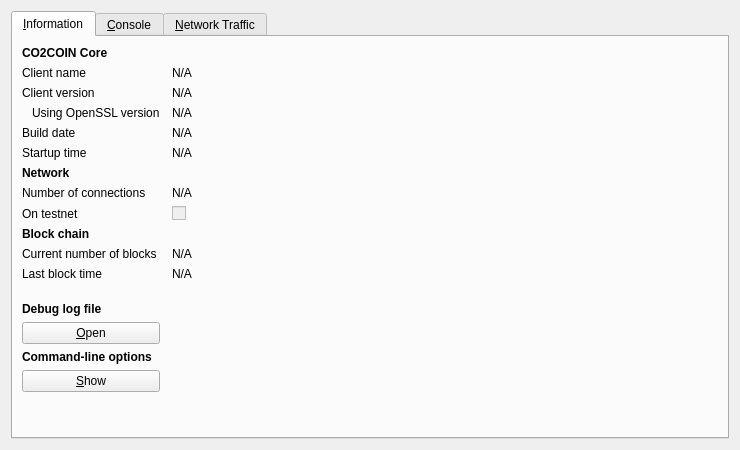
<?xml version="1.0" encoding="UTF-8"?>
<ui version="4.0">
 <class>RPCConsole</class>
 <widget class="QDialog" name="RPCConsole">
  <property name="geometry">
   <rect>
    <x>0</x>
    <y>0</y>
    <width>740</width>
    <height>450</height>
   </rect>
  </property>
  <property name="windowTitle">
   <string>CO2COIN - Debug window</string>
  </property>
  <layout class="QVBoxLayout" name="verticalLayout_2">
   <item>
    <widget class="QTabWidget" name="tabWidget">
     <property name="currentIndex">
      <number>0</number>
     </property>
     <widget class="QWidget" name="tab_info">
      <attribute name="title">
       <string>&amp;Information</string>
      </attribute>
      <layout class="QGridLayout" name="gridLayout" columnstretch="0,1">
       <property name="horizontalSpacing">
        <number>12</number>
       </property>
       <item row="0" column="0">
        <widget class="QLabel" name="label_9">
         <property name="font">
          <font>
           <weight>75</weight>
           <bold>true</bold>
          </font>
         </property>
         <property name="text">
          <string>CO2COIN Core</string>
         </property>
        </widget>
       </item>
       <item row="1" column="0">
        <widget class="QLabel" name="label_5">
         <property name="text">
          <string>Client name</string>
         </property>
        </widget>
       </item>
       <item row="1" column="1">
        <widget class="QLabel" name="clientName">
         <property name="cursor">
          <cursorShape>IBeamCursor</cursorShape>
         </property>
         <property name="text">
          <string>N/A</string>
         </property>
         <property name="textFormat">
          <enum>Qt::PlainText</enum>
         </property>
         <property name="textInteractionFlags">
          <set>Qt::LinksAccessibleByMouse|Qt::TextSelectableByKeyboard|Qt::TextSelectableByMouse</set>
         </property>
        </widget>
       </item>
       <item row="2" column="0">
        <widget class="QLabel" name="label_6">
         <property name="text">
          <string>Client version</string>
         </property>
        </widget>
       </item>
       <item row="2" column="1">
        <widget class="QLabel" name="clientVersion">
         <property name="cursor">
          <cursorShape>IBeamCursor</cursorShape>
         </property>
         <property name="text">
          <string>N/A</string>
         </property>
         <property name="textFormat">
          <enum>Qt::PlainText</enum>
         </property>
         <property name="textInteractionFlags">
          <set>Qt::LinksAccessibleByMouse|Qt::TextSelectableByKeyboard|Qt::TextSelectableByMouse</set>
         </property>
        </widget>
       </item>
       <item row="3" column="0">
        <widget class="QLabel" name="label_14">
         <property name="text">
          <string>Using OpenSSL version</string>
         </property>
         <property name="indent">
          <number>10</number>
         </property>
        </widget>
       </item>
       <item row="3" column="1">
        <widget class="QLabel" name="openSSLVersion">
         <property name="cursor">
          <cursorShape>IBeamCursor</cursorShape>
         </property>
         <property name="text">
          <string>N/A</string>
         </property>
         <property name="textFormat">
          <enum>Qt::PlainText</enum>
         </property>
         <property name="textInteractionFlags">
          <set>Qt::LinksAccessibleByMouse|Qt::TextSelectableByKeyboard|Qt::TextSelectableByMouse</set>
         </property>
        </widget>
       </item>
       <item row="4" column="0">
        <widget class="QLabel" name="label_12">
         <property name="text">
          <string>Build date</string>
         </property>
        </widget>
       </item>
       <item row="4" column="1">
        <widget class="QLabel" name="buildDate">
         <property name="cursor">
          <cursorShape>IBeamCursor</cursorShape>
         </property>
         <property name="text">
          <string>N/A</string>
         </property>
         <property name="textFormat">
          <enum>Qt::PlainText</enum>
         </property>
         <property name="textInteractionFlags">
          <set>Qt::LinksAccessibleByMouse|Qt::TextSelectableByKeyboard|Qt::TextSelectableByMouse</set>
         </property>
        </widget>
       </item>
       <item row="5" column="0">
        <widget class="QLabel" name="label_13">
         <property name="text">
          <string>Startup time</string>
         </property>
        </widget>
       </item>
       <item row="5" column="1">
        <widget class="QLabel" name="startupTime">
         <property name="cursor">
          <cursorShape>IBeamCursor</cursorShape>
         </property>
         <property name="text">
          <string>N/A</string>
         </property>
         <property name="textFormat">
          <enum>Qt::PlainText</enum>
         </property>
         <property name="textInteractionFlags">
          <set>Qt::LinksAccessibleByMouse|Qt::TextSelectableByKeyboard|Qt::TextSelectableByMouse</set>
         </property>
        </widget>
       </item>
       <item row="6" column="0">
        <widget class="QLabel" name="label_11">
         <property name="font">
          <font>
           <weight>75</weight>
           <bold>true</bold>
          </font>
         </property>
         <property name="text">
          <string>Network</string>
         </property>
        </widget>
       </item>
       <item row="7" column="0">
        <widget class="QLabel" name="label_7">
         <property name="text">
          <string>Number of connections</string>
         </property>
        </widget>
       </item>
       <item row="7" column="1">
        <widget class="QLabel" name="numberOfConnections">
         <property name="cursor">
          <cursorShape>IBeamCursor</cursorShape>
         </property>
         <property name="text">
          <string>N/A</string>
         </property>
         <property name="textFormat">
          <enum>Qt::PlainText</enum>
         </property>
         <property name="textInteractionFlags">
          <set>Qt::LinksAccessibleByMouse|Qt::TextSelectableByKeyboard|Qt::TextSelectableByMouse</set>
         </property>
        </widget>
       </item>
       <item row="8" column="0">
        <widget class="QLabel" name="label_8">
         <property name="text">
          <string>On testnet</string>
         </property>
        </widget>
       </item>
       <item row="8" column="1">
        <widget class="QCheckBox" name="isTestNet">
         <property name="enabled">
          <bool>false</bool>
         </property>
         <property name="text">
          <string/>
         </property>
        </widget>
       </item>
       <item row="9" column="0">
        <widget class="QLabel" name="label_10">
         <property name="font">
          <font>
           <weight>75</weight>
           <bold>true</bold>
          </font>
         </property>
         <property name="text">
          <string>Block chain</string>
         </property>
        </widget>
       </item>
       <item row="10" column="0">
        <widget class="QLabel" name="label_3">
         <property name="text">
          <string>Current number of blocks</string>
         </property>
        </widget>
       </item>
       <item row="10" column="1">
        <widget class="QLabel" name="numberOfBlocks">
         <property name="cursor">
          <cursorShape>IBeamCursor</cursorShape>
         </property>
         <property name="text">
          <string>N/A</string>
         </property>
         <property name="textFormat">
          <enum>Qt::PlainText</enum>
         </property>
         <property name="textInteractionFlags">
          <set>Qt::LinksAccessibleByMouse|Qt::TextSelectableByKeyboard|Qt::TextSelectableByMouse</set>
         </property>
        </widget>
       </item>
       <item row="11" column="0">
        <widget class="QLabel" name="label_2">
         <property name="text">
          <string>Last block time</string>
         </property>
        </widget>
       </item>
       <item row="11" column="1">
        <widget class="QLabel" name="lastBlockTime">
         <property name="cursor">
          <cursorShape>IBeamCursor</cursorShape>
         </property>
         <property name="text">
          <string>N/A</string>
         </property>
         <property name="textFormat">
          <enum>Qt::PlainText</enum>
         </property>
         <property name="textInteractionFlags">
          <set>Qt::LinksAccessibleByMouse|Qt::TextSelectableByKeyboard|Qt::TextSelectableByMouse</set>
         </property>
        </widget>
       </item>
       <item row="12" column="0">
        <spacer name="verticalSpacer_2">
         <property name="orientation">
          <enum>Qt::Vertical</enum>
         </property>
         <property name="sizeHint" stdset="0">
          <size>
           <width>20</width>
           <height>20</height>
          </size>
         </property>
        </spacer>
       </item>
       <item row="13" column="0">
        <widget class="QLabel" name="labelDebugLogfile">
         <property name="font">
          <font>
           <weight>75</weight>
           <bold>true</bold>
          </font>
         </property>
         <property name="text">
          <string>Debug log file</string>
         </property>
        </widget>
       </item>
       <item row="14" column="0">
        <widget class="QPushButton" name="openDebugLogfileButton">
         <property name="toolTip">
          <string>Open the CO2COIN debug log file from the current data directory. This can take a few seconds for large log files.</string>
         </property>
         <property name="text">
          <string>&amp;Open</string>
         </property>
         <property name="autoDefault">
          <bool>false</bool>
         </property>
        </widget>
       </item>
       <item row="15" column="0">
        <widget class="QLabel" name="labelCLOptions">
         <property name="font">
          <font>
           <weight>75</weight>
           <bold>true</bold>
          </font>
         </property>
         <property name="text">
          <string>Command-line options</string>
         </property>
        </widget>
       </item>
       <item row="16" column="0">
        <widget class="QPushButton" name="showCLOptionsButton">
         <property name="toolTip">
          <string>Show the CO2COIN-Qt help message to get a list with possible CO2COIN command-line options.</string>
         </property>
         <property name="text">
          <string>&amp;Show</string>
         </property>
         <property name="autoDefault">
          <bool>false</bool>
         </property>
        </widget>
       </item>
       <item row="17" column="0">
        <spacer name="verticalSpacer">
         <property name="orientation">
          <enum>Qt::Vertical</enum>
         </property>
         <property name="sizeHint" stdset="0">
          <size>
           <width>20</width>
           <height>40</height>
          </size>
         </property>
        </spacer>
       </item>
      </layout>
     </widget>
     <widget class="QWidget" name="tab_console">
      <attribute name="title">
       <string>&amp;Console</string>
      </attribute>
      <layout class="QVBoxLayout" name="verticalLayout_3">
       <property name="spacing">
        <number>3</number>
       </property>
       <item>
        <widget class="QTextEdit" name="messagesWidget">
         <property name="minimumSize">
          <size>
           <width>0</width>
           <height>100</height>
          </size>
         </property>
         <property name="readOnly">
          <bool>true</bool>
         </property>
         <property name="tabKeyNavigation" stdset="0">
          <bool>false</bool>
         </property>
         <property name="columnCount" stdset="0">
          <number>2</number>
         </property>
        </widget>
       </item>
       <item>
        <layout class="QHBoxLayout" name="horizontalLayout">
         <property name="spacing">
          <number>3</number>
         </property>
         <item>
          <widget class="QLabel" name="label">
           <property name="text">
            <string notr="true">&gt;</string>
           </property>
          </widget>
         </item>
         <item>
          <widget class="QLineEdit" name="lineEdit"/>
         </item>
         <item>
          <widget class="QPushButton" name="clearButton">
           <property name="maximumSize">
            <size>
             <width>24</width>
             <height>24</height>
            </size>
           </property>
           <property name="toolTip">
            <string>Clear console</string>
           </property>
           <property name="text">
            <string/>
           </property>
           <property name="icon">
            <iconset resource="../bitcoin.qrc">
             <normaloff>:/icons/remove</normaloff>:/icons/remove</iconset>
           </property>
           <property name="shortcut">
            <string notr="true">Ctrl+L</string>
           </property>
           <property name="autoDefault">
            <bool>false</bool>
           </property>
          </widget>
         </item>
        </layout>
       </item>
      </layout>
     </widget>
     <widget class="QWidget" name="tab">
      <attribute name="title">
       <string>&amp;Network Traffic</string>
      </attribute>
      <layout class="QHBoxLayout" name="horizontalLayout_3">
       <item>
        <layout class="QVBoxLayout" name="verticalLayout_4">
         <item>
          <widget class="TrafficGraphWidget" name="trafficGraph" native="true">
           <property name="sizePolicy">
            <sizepolicy hsizetype="Expanding" vsizetype="Expanding">
             <horstretch>0</horstretch>
             <verstretch>0</verstretch>
            </sizepolicy>
           </property>
          </widget>
         </item>
         <item>
          <layout class="QHBoxLayout" name="horizontalLayout_2">
           <item>
            <widget class="QSlider" name="sldGraphRange">
             <property name="minimum">
              <number>1</number>
             </property>
             <property name="maximum">
              <number>288</number>
             </property>
             <property name="pageStep">
              <number>12</number>
             </property>
             <property name="value">
              <number>6</number>
             </property>
             <property name="orientation">
              <enum>Qt::Horizontal</enum>
             </property>
            </widget>
           </item>
           <item>
            <widget class="QLabel" name="lblGraphRange">
             <property name="minimumSize">
              <size>
               <width>100</width>
               <height>0</height>
              </size>
             </property>
             <property name="alignment">
              <set>Qt::AlignCenter</set>
             </property>
            </widget>
           </item>
           <item>
            <widget class="QPushButton" name="btnClearTrafficGraph">
             <property name="text">
              <string>&amp;Clear</string>
             </property>
            </widget>
           </item>
          </layout>
         </item>
        </layout>
       </item>
       <item>
        <layout class="QVBoxLayout" name="verticalLayout">
         <item>
          <widget class="QGroupBox" name="groupBox">
           <property name="title">
            <string>Totals</string>
           </property>
           <layout class="QVBoxLayout" name="verticalLayout_5">
            <item>
             <layout class="QHBoxLayout" name="horizontalLayout_4">
              <item>
               <widget class="Line" name="line">
                <property name="sizePolicy">
                 <sizepolicy hsizetype="Fixed" vsizetype="Fixed">
                  <horstretch>0</horstretch>
                  <verstretch>0</verstretch>
                 </sizepolicy>
                </property>
                <property name="minimumSize">
                 <size>
                  <width>10</width>
                  <height>0</height>
                 </size>
                </property>
                <property name="palette">
                 <palette>
                  <active>
                   <colorrole role="Light">
                    <brush brushstyle="SolidPattern">
                     <color alpha="255">
                      <red>0</red>
                      <green>255</green>
                      <blue>0</blue>
                     </color>
                    </brush>
                   </colorrole>
                  </active>
                  <inactive>
                   <colorrole role="Light">
                    <brush brushstyle="SolidPattern">
                     <color alpha="255">
                      <red>0</red>
                      <green>255</green>
                      <blue>0</blue>
                     </color>
                    </brush>
                   </colorrole>
                  </inactive>
                  <disabled>
                   <colorrole role="Light">
                    <brush brushstyle="SolidPattern">
                     <color alpha="255">
                      <red>0</red>
                      <green>255</green>
                      <blue>0</blue>
                     </color>
                    </brush>
                   </colorrole>
                  </disabled>
                 </palette>
                </property>
                <property name="orientation">
                 <enum>Qt::Horizontal</enum>
                </property>
               </widget>
              </item>
              <item>
               <widget class="QLabel" name="label_16">
                <property name="text">
                 <string>In:</string>
                </property>
               </widget>
              </item>
              <item>
               <widget class="QLabel" name="lblBytesIn">
                <property name="minimumSize">
                 <size>
                  <width>50</width>
                  <height>0</height>
                 </size>
                </property>
                <property name="alignment">
                 <set>Qt::AlignRight|Qt::AlignTrailing|Qt::AlignVCenter</set>
                </property>
               </widget>
              </item>
             </layout>
            </item>
            <item>
             <layout class="QHBoxLayout" name="horizontalLayout_5">
              <item>
               <widget class="Line" name="line_2">
                <property name="sizePolicy">
                 <sizepolicy hsizetype="Fixed" vsizetype="Fixed">
                  <horstretch>0</horstretch>
                  <verstretch>0</verstretch>
                 </sizepolicy>
                </property>
                <property name="minimumSize">
                 <size>
                  <width>10</width>
                  <height>0</height>
                 </size>
                </property>
                <property name="palette">
                 <palette>
                  <active>
                   <colorrole role="Light">
                    <brush brushstyle="SolidPattern">
                     <color alpha="255">
                      <red>255</red>
                      <green>0</green>
                      <blue>0</blue>
                     </color>
                    </brush>
                   </colorrole>
                  </active>
                  <inactive>
                   <colorrole role="Light">
                    <brush brushstyle="SolidPattern">
                     <color alpha="255">
                      <red>255</red>
                      <green>0</green>
                      <blue>0</blue>
                     </color>
                    </brush>
                   </colorrole>
                  </inactive>
                  <disabled>
                   <colorrole role="Light">
                    <brush brushstyle="SolidPattern">
                     <color alpha="255">
                      <red>255</red>
                      <green>0</green>
                      <blue>0</blue>
                     </color>
                    </brush>
                   </colorrole>
                  </disabled>
                 </palette>
                </property>
                <property name="orientation">
                 <enum>Qt::Horizontal</enum>
                </property>
               </widget>
              </item>
              <item>
               <widget class="QLabel" name="label_17">
                <property name="text">
                 <string>Out:</string>
                </property>
               </widget>
              </item>
              <item>
               <widget class="QLabel" name="lblBytesOut">
                <property name="minimumSize">
                 <size>
                  <width>50</width>
                  <height>0</height>
                 </size>
                </property>
                <property name="alignment">
                 <set>Qt::AlignRight|Qt::AlignTrailing|Qt::AlignVCenter</set>
                </property>
               </widget>
              </item>
             </layout>
            </item>
            <item>
             <spacer name="verticalSpacer_4">
              <property name="orientation">
               <enum>Qt::Vertical</enum>
              </property>
              <property name="sizeHint" stdset="0">
               <size>
                <width>20</width>
                <height>407</height>
               </size>
              </property>
             </spacer>
            </item>
           </layout>
          </widget>
         </item>
        </layout>
       </item>
      </layout>
     </widget>
    </widget>
   </item>
  </layout>
 </widget>
 <customwidgets>
  <customwidget>
   <class>TrafficGraphWidget</class>
   <extends>QWidget</extends>
   <header>trafficgraphwidget.h</header>
   <container>1</container>
   <slots>
    <slot>clear()</slot>
   </slots>
  </customwidget>
 </customwidgets>
 <resources>
  <include location="../bitcoin.qrc"/>
 </resources>
 <connections/>
</ui>
